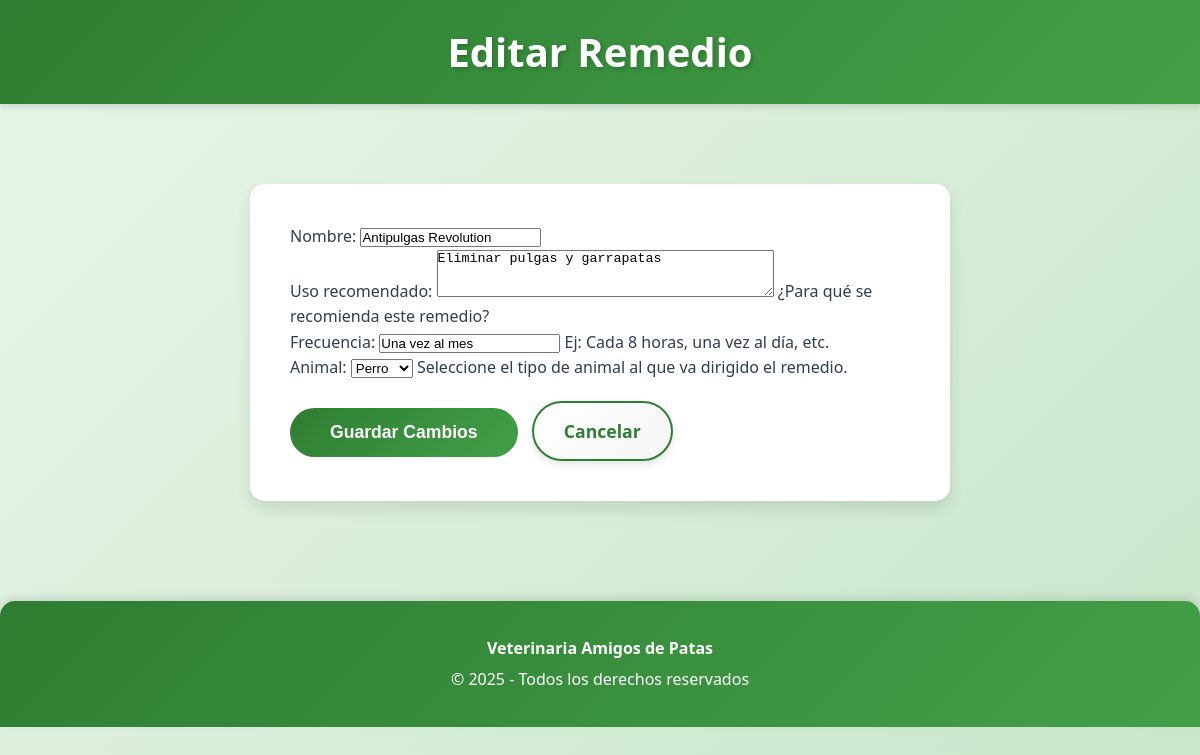
The page /remedios/editar/1/ (signed in) on the database its author committed.
### appVeterinaria/models.py (models this page shows, shortened)
class Remedio(models.Model):
    ANIMAL_CHOICES = [
        ('Perro', 'Perro'),
        ('Gato', 'Gato'),
        ('Otro', 'Otro'),
    ]
    nombre = models.CharField(max_length=50, unique=True)
    uso_recomendado = models.TextField(
        help_text="¿Para qué se recomienda este remedio?",
        default="No especificado",  # ✔ Valor por defecto
        blank=True,
        null=True
    )
    frecuencia = models.CharField(
        max_length=100,
        default='Una vez al día',
        blank=True,
        null=True,
        help_text="Ej: Cada 8 horas, una vez al día, etc."
    )
    animal = models.CharField(
        max_length=10,
        choices=ANIMAL_CHOICES,
        default='Perro',
        blank=True,
        null=True,
        help_text="Seleccione el tipo de animal al que va dirigido el remedio."
    )

### appVeterinaria/views.py (the view)
# urls.py: path('remedios/editar/<int:remedio_id>/', views.editar_remedio, name='editar_remedio'),
def editar_remedio(request, remedio_id):
    if not tiene_permiso(request, 'remedios'):
        messages.error(request, 'No tienes permiso para realizar esta acción.')
        return redirect('inicio')
    try:
        remedio = Remedio.objects.get(id=remedio_id)
    except Remedio.DoesNotExist:
        messages.error(request, 'El remedio no existe.')
        return redirect('lista_remedios')
    if request.method == 'POST':
        form = FormRemedio(request.POST, instance=remedio)
        if form.is_valid():
            form.save()
            messages.success(request, f'Remedio {remedio.nombre_remedio} actualizado exitosamente.')
            return redirect('lista_remedios')
    else:
        form = FormRemedio(instance=remedio)
    return render(request, 'appVeterinaria/editar_remedio.html', {'form': form, 'remedio': remedio})

### appVeterinaria/forms.py
class FormRemedio(forms.ModelForm):
    class Meta:
        model = Remedio
        fields = '__all__'
        widgets = {
            'nombre': forms.TextInput(attrs={'class': 'form-control', 'placeholder': 'Nombre del remedio'}),
            'uso_recomendado': forms.Textarea(attrs={'class': 'form-control', 'rows': 3, 'placeholder': 'Descripción del uso'}),
            'frecuencia': forms.TextInput(attrs={'class': 'form-control', 'placeholder': 'Ej: Cada 8 horas'}),
            'animal': forms.Select(attrs={'class': 'form-control'}),
        }

### appVeterinaria/views.py (called while the page is built)
def usuario_logueado(request):
    return request.session.get('user_logged', False)

def tiene_permiso(request, modulo):
    if not usuario_logueado(request):
        return False
    rol = request.session.get('rol', '')
    permisos = PERMISOS_ROL.get(rol, [])
    return modulo in permisos

### templates/appVeterinaria/editar_remedio.html (shortened to what this page needs)
<!DOCTYPE html>
<html lang="es">
<head>
    {% load static %}
    <link rel="stylesheet" href="{% static 'css/styles.css' %}">
</head>
<body>
    <header class="main-header">
        <h1>Editar Remedio</h1>
    </header>
    <div class="content">
        <div class="form-container">
            <form method="post">
                {{ form.as_p }}
                <button type="submit" class="btn-submit">Guardar Cambios</button>
                <a href="{% url 'lista_remedios' %}" class="btn-menu">Cancelar</a>
            </form>
        </div>
    </div>
    <div class="footer">
        <p><strong>Veterinaria Amigos de Patas</strong></p>
        <p>&copy; 2025 - Todos los derechos reservados</p>
    </div>
</body>
</html>

### static/css/styles.css (style rules this page uses)
:root { --primary-green: #2e7d32; --secondary-green: #43a047; --light-green: #66bb6a; --very-light-green: #c8e6c9; --background-green: #e8f5e9; --dark-green: #1b5e20; --accent-orange: #ff9800; --white: #ffffff; --text-dark: #2c3e50; --shadow: rgba(0, 0, 0, 0.1); --shadow-hover: rgba(0, 0, 0, 0.2); }
* { margin: 0; padding: 0; box-sizing: border-box; }
body { font-family: 'Segoe UI', Tahoma, Geneva, Verdana, sans-serif; background: linear-gradient(135deg, #e8f5e9 0%, #c8e6c9 100%); color: var(--text-dark); line-height: 1.6; min-height: 100vh; }
.main-header { background: linear-gradient(135deg, var(--primary-green) 0%, var(--secondary-green) 100%); padding: 20px; color: var(--white); box-shadow: 0 4px 6px var(--shadow); position: sticky; top: 0; z-index: 100; }
.main-header h1 { display: flex; align-items: center; justify-content: center; font-size: 2.5em; margin: 0; text-shadow: 2px 2px 4px rgba(0, 0, 0, 0.2); animation: slideDown 0.5s ease-out; }
.content { max-width: 1200px; margin: 30px auto; padding: 20px; animation: fadeIn 0.6s ease-out; }
.btn-menu { display: inline-block; padding: 14px 30px; background: linear-gradient(135deg, var(--white) 0%, #f5f5f5 100%); color: var(--primary-green); text-align: center; text-decoration: none; border: 2px solid var(--primary-green); border-radius: 30px; font-size: 1.1em; font-weight: bold; transition: all 0.3s ease; margin-top: 20px; box-shadow: 0 4px 8px var(--shadow); }
.footer { text-align: center; margin-top: 50px; padding: 30px 20px; background: linear-gradient(135deg, var(--primary-green) 0%, var(--secondary-green) 100%); color: var(--white); border-radius: 15px 15px 0 0; box-shadow: 0 -4px 8px var(--shadow); }
.footer p { margin: 5px 0; font-size: 1em; }

### templates/appVeterinaria/editar_remedio.html (style rules this page uses)
.form-container { max-width: 700px; margin: 30px auto; background: var(--white); padding: 40px; border-radius: 15px; box-shadow: 0 8px 16px var(--shadow); }
.btn-submit { display: inline-block; padding: 14px 40px; background: linear-gradient(135deg, var(--primary-green) 0%, var(--secondary-green) 100%); color: var(--white); border: none; border-radius: 30px; font-size: 1.1em; font-weight: bold; cursor: pointer; margin-right: 10px; }

### rows shown on the page
Remedio: nombre "Antipulgas Revolution", uso_recomendado "Eliminar pulgas y garrapatas", frecuencia "Una vez al mes", animal "Perro"
